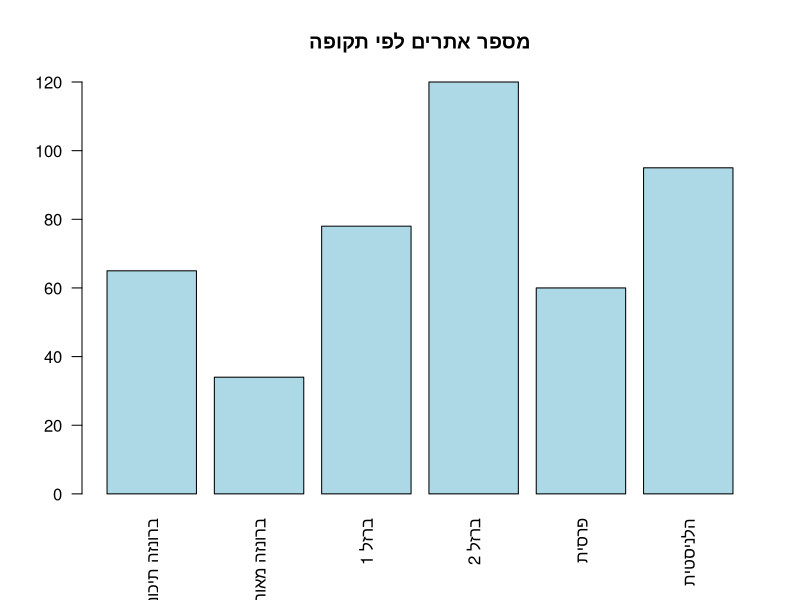
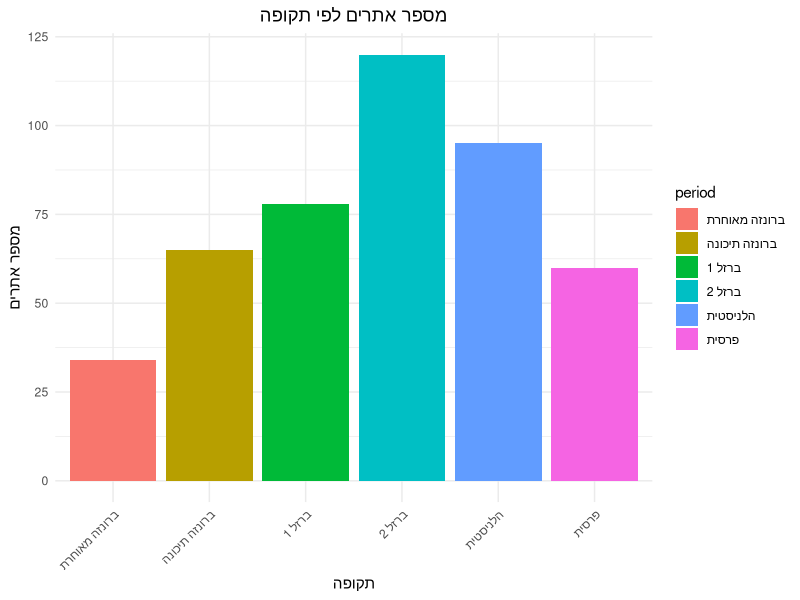

Generate these figures, in order, with R:

# יצירת וקטור של עומקי שכבות ארכיאולוגיות (במטרים)
depths <- c(0.5, 1.2, 1.8, 2.3, 3.0)

# יצירת וקטור של תיארוכים (לפני הספירה)
datings <- c(-1200, -900, -850, -720, -586)

# שמות התקופות המתאימות
periods <- c("ברזל 1", "ברזל 2א", "ברזל 2ב", "ברזל 2ג", "חורבן בית ראשון")

# יצירת טבלה של הנתונים
stratigraphy_data <- data.frame(
  depth = depths,
  dating = datings,
  period = periods
)

# הצגת הטבלה
stratigraphy_data

# יצירת וקטור המייצג מספר חרסים מתקופות שונות
pottery_count <- c(45, 78, 134, 89, 23, 56)
periods <- c("ברונזה מאוחרת", "ברזל 1", "ברזל 2א", "ברזל 2ב", "פרסית", "הלניסטית")

# חישוב סך כל החרסים
total_sherds <- sum(pottery_count)
total_sherds

# חישוב ממוצע החרסים לתקופה
average_sherds <- mean(pottery_count)
average_sherds

# איתור התקופה עם מספר החרסים הגבוה ביותר
max_period_index <- which.max(pottery_count)
most_abundant_period <- periods[max_period_index]
most_abundant_period

# נניח שיש לנו נתונים על אתרים ארכיאולוגיים
site_data <- data.frame(
  site_name = c("תל חצור", "תל לכיש", "תל מגידו", "תל דן", "תל באר שבע"),
  elevation = c(230, 270, 180, 200, 280),
  site_size = c(80, 30, 60, 20, 10),  # בדונמים
  has_fortifications = c(TRUE, TRUE, TRUE, FALSE, TRUE)
)

# מציאת אתרים בגובה מעל 200 מטר
high_elevation_sites <- site_data[site_data$elevation > 200, ]
high_elevation_sites$site_name

# מציאת אתרים גדולים (מעל 50 דונם) עם ביצורים
large_fortified_sites <- site_data[site_data$site_size > 50 &
                                     site_data$has_fortifications == TRUE, ]
large_fortified_sites$site_name


# פונקציה לחישוב צפיפות ממצאים לפי שטח החפירה
calc_artifact_density <- function(artifact_count, excavation_area) {
  density <- artifact_count / excavation_area
  return(density)
}

# שימוש בפונקציה
pottery_count <- 450
excavation_area <- 25  # במ"ר
pottery_density <- calc_artifact_density(pottery_count, excavation_area)
pottery_density  # חרסים למ"ר


# יצירת גרף מספר אתרים לפי תקופה
periods <- c("ברונזה תיכונה", "ברונזה מאוחרת", "ברזל 1", "ברזל 2", "פרסית", "הלניסטית")
sites_count <- c(65, 34, 78, 120, 60, 95)

# גרף עמודות בסיסי
barplot(sites_count, names.arg = periods,
        main = "מספר אתרים לפי תקופה",
        col = "lightblue", las = 2)

# טעינת החבילה
library(ggplot2)

# יצירת נתונים לגרף
settlement_data <- data.frame(
  period = periods,
  sites = sites_count
)

# יצירת גרף עמודות מתקדם
ggplot(settlement_data, aes(x = period, y = sites, fill = period)) +
  geom_col() +
  labs(title = "מספר אתרים לפי תקופה",
       x = "תקופה", y = "מספר אתרים") +
  theme_minimal() +
  theme(axis.text.x = element_text(angle = 45, hjust = 1),
        plot.title = element_text(hjust = 0.5))
